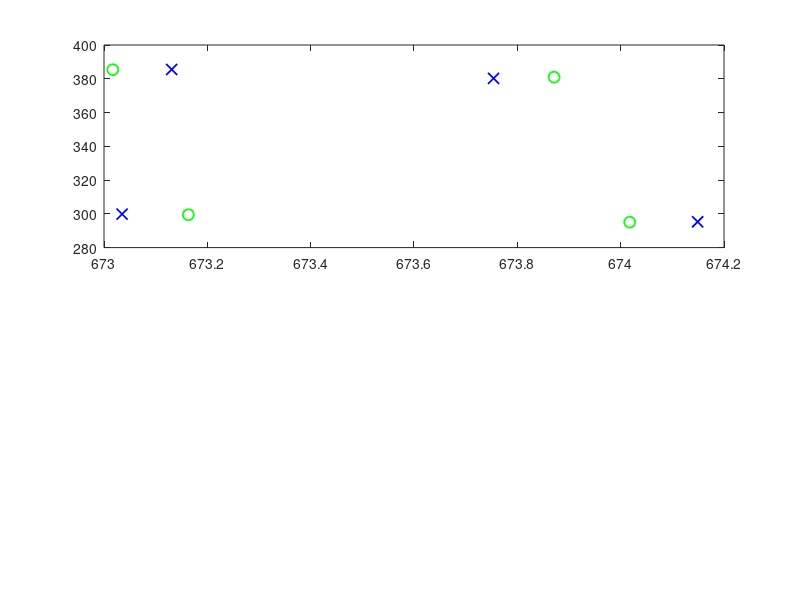

This figure's MATLAB source: (Note: this script raises an error after producing the figure.)
%Force_plate registration
z=-23.1;
x=(37.9+48.1)/2;
y=(30.25+65.75)/2;
b=[x -y z;x y z;-x y z;-x -y z]';

load('datas.mat');
s=(datas([1,2,3,4],:));
s=s';
s=s*1000;

p=b;
q=s;
%1, centroids
pc=mean(p,2);
qc=mean(q,2);
%centered vectors
x=p-pc;
y=q-qc;
%covariance matrix
sc=x*y';
%SVD
[U S V]=svd(sc);
I=eye(3);
I(3,3)=det(V*U');
%Rcal- Calculated rotation matrix from robot to body frame
Rcal=V*I*U';
%pcal- Calculated translation vector from robot to body frame
pcal=qc-Rcal*pc;
ps_cal=Rcal*b+pcal;

figure(1);
sp1=subplot(2,1,1);
plot(ps_cal(2,:),ps_cal(1,:),'go','linewidth',1.3,'markerSize',8);
hold on
plot(s(2,:),s(1,:),'bx','linewidth',1.3,'markerSize',8);
a = gca;
a.TickLabelInterpreter = 'latex';
a.Box = 'on';
a.BoxStyle = 'full';
xlabel('y','Interpreter','latex');
ylabel('x','Interpreter','latex');
zlabel('z','Interpreter','latex');
title('\begin{tabular}{c} $Segmentation\ points\ represented\ in\ I\ frame$ \\ $and\ U\ frame\ after\ calibration\ X-Y\ view$ \end{tabular}','Interpreter','latex')
%title({'$Segmentation\ points\ represented\ in\ I\ frame$','$and\ U\ frame\ after\ calibration$'},'Interpreter','latex');
legend({'$I\ frame$','$U\ frame$'},'Interpreter','latex','location','southeast');
axis([-5 5 -5 25])
daspect([1 1 1])

sp2=subplot(2,1,2);
plot(ps_cal(2,:),ps_cal(3,:),'go','linewidth',1.3,'markerSize',8);

hold on
plot(s(2,:),s(3,:),'bx','linewidth',1.3,'markerSize',8);
a = gca;
a.TickLabelInterpreter = 'latex';
a.Box = 'on';
a.BoxStyle = 'full';
xlabel('y','Interpreter','latex');
ylabel('z','Interpreter','latex');
title('\begin{tabular}{c} $Segmentation\ points\ represented\ in\ I\ frame$ \\ $and\ U\ frame\ after\ calibration\ Y-Z\ view$ \end{tabular}','Interpreter','latex')
%title({'$Segmentation\ points\ represented\ in\ I\ frame$','$and\ U\ frame\ after\ calibration$'},'Interpreter','latex');
legend({'$I\ frame$','$U\ frame$'},'Interpreter','latex','location','southeast');
axis([-5 5 -5 25])
daspect([1 1 1])
sp2.Position = sp2.Position -[0 -0.08 0 0];
Rcal
pcal
%[ 0.0001766, 0.0004486, -0.0159676, 0.9998724 ]
q=UnitQuaternion(0.9998724,[ 0.0001766, 0.0004486, -0.0159676])